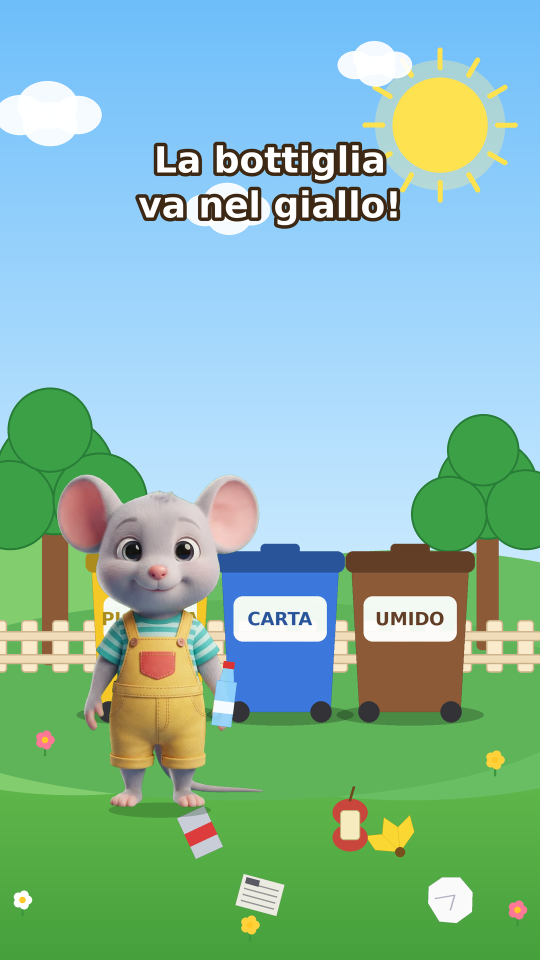
#> input picture parco/test2_10.png, 1080 x 1920 px (shown at 1/2 size)
$ python -i render2.py   (imports and definitions only)
#> lines starting #> are read from the running program, lines starting #| are printed output that depends on the picture
#!/usr/bin/env python3
"""Puliamo il parco! v3 - topolino reale (immagini AI Studio) sopra lo sfondo, storia solo del topolino."""
import math, sys, subprocess, json, os
from multiprocessing import Pool
from PIL import Image, ImageFilter, ImageFont
import render as R
from render import Cv, lerp, ease, W, H, FPS, K

DUR = 36.0
HERE = os.path.dirname(os.path.abspath(__file__))
# [1 line not run here, left out]

# ---------------------------------------------------------------- storia
# [1 line that did not run here, left out]
# [1 line that did not run here, left out]
# [1 line that did not run here, left out]
# [1 line that did not run here, left out]
BIN_S = 1.5

# (tipo, x, y, chi, t_raccolta, t_lancio, cestino)
ITEMS = [
 ("bottle", 200, 1720, "mouse", 8.6, 10.8, "giallo"),
 ("news",   520, 1790, "mouse", 12.2, 14.0, "blu"),
 ("peel",   800, 1700, "mouse", 15.4, 17.4, "marrone"),
 ("can",    400, 1665, "mouse", 18.8, 20.6, "giallo"),
 ("paper",  900, 1800, "mouse", 22.0, 24.0, "blu"),
 ("core",   700, 1650, "mouse", 25.2, 27.0, "marrone"),
]
FLY = 0.55
_V = [("n1", 0.6, "mouse", "Oh no! Quanti rifiuti nel parco!"),
      ("n2", 4.6, "mouse", "Ma io so cosa fare! Raccolgo tutto!"),
      ("n3", 9.0, "mouse", "La bottiglia va nel giallo!"),
      ("n4", 12.4, "mouse", "La carta va nel blu!"),
      ("n5", 15.6, "mouse", "La buccia va nel marrone!"),
      ("n6", 19.0, "mouse", "Ancora un po'!"),
      ("n7", 28.0, "mouse", "Il parco è pulito!"),
      ("n8", 30.6, "mouse", "Ciao ciao bambini!")]
# [1 line that did not run here, left out]

STAND = lambda ix, iy: (ix + 75, iy - 35)
BINSTAND = {"giallo": (330, 1600), "blu": (590, 1605), "marrone": (850, 1605)}
KF = [(0, -220, 1640), (2.0, 300, 1640), (8.0, 300, 1640)]
# [5 lines not run here, left out]
# elimina eventuali istanti non crescenti
_clean = [KF[0]]
# [2 lines not run here, left out]
KF = _clean

def pos(t):
    return R.interp(KF, t)

# ---------------------------------------------------------------- immagini
POSE = {}
def pose(name):
    if name not in POSE: POSE[name] = Image.open(os.path.join(HERE, f"assets/topo/{name}.png")).convert("RGBA")
    return POSE[name]

BINSPR = {}
# [25 lines left out: functions bin_sprite, paste_center_bottom, put_sprite, not called in this run]

def scale_at(y): return 0.74 * (0.9 + (y-1500)/1500*0.5)

# [38 lines left out: functions speaking, mouse_state, hand_of, bin_squash, not called in this run]

def frame(i):
    t = i / FPS
    img = R.get_bg().copy().convert("RGB")
    c = Cv(img)
    for cx, cy, sp_, sc_ in ((100, 230, 14, 1.0), (520, 420, 9, 0.8), (800, 130, 11, 0.7)):
        R.cloud(c, (cx + t*sp_) % (W+400) - 200, cy, sc_)
    sq = bin_squash(t)
    for key in R.BINS:
        sp = bin_sprite(key); bx = R.BINS[key][0]
        put_sprite(img, sp, bx, R.BIN_Y + 6, BIN_S*(1+0.06*sq.get(key, 0)), BIN_S*(1-0.08*sq.get(key, 0)))
    c = Cv(img)
    for kind, ix, iy, who, tp, tl, b in ITEMS:
        if t < tp: R.draw_item(c, kind, ix, iy, ang=(ix*7) % 50 - 25, s=1.25)
    # topolino
    x, y, sc, name, dirn, hop, rot, sq_, walking = mouse_state(t)
    c.e(x, y+4, 150*sc/0.56*0.55, 22*sc/0.56*0.55, (20, 60, 20, 70))
    sp = pose(name)
    if dirn < 0: sp = sp.transpose(Image.FLIP_LEFT_RIGHT)
    put_sprite(img, sp, x, y - hop, sc*K*sq_**-1, sc*K*sq_, rot)
    c = Cv(img)
    # oggetto in mano / in volo
    for kind, ix, iy, who, tp, tl, b in ITEMS:
        if tp <= t < tl:
            hx, hy = hand_of(x, y, sc, dirn, hop)
            R.draw_item(c, kind, hx, hy - 20, ang=math.sin(t*9)*8, s=1.0)
        elif tl <= t < tl + FLY:
            xs, ys, scs, _, ds, hp, _, _, _ = mouse_state(tl)
            hx, hy = hand_of(xs, ys, scs, ds, 0)
            bx, by = R.BINS[b][0], R.BIN_Y - 285
            u = (t - tl) / FLY
            R.draw_item(c, kind, lerp(hx, bx, u), lerp(hy-20, by, u) - 260*math.sin(u*math.pi), ang=u*540, s=1.0*(1-0.3*u))
        if tl + FLY <= t < tl + FLY + 0.5:
            u = (t-tl-FLY)/0.5; bx = R.BINS[b][0]
            for k in range(6):
                a = k*math.pi/3 + 0.4
                c.e(bx+math.cos(a)*(30+100*u), R.BIN_Y-300+math.sin(a)*(30+100*u)-40*u, 10*(1-u)+2, 10*(1-u)+2, (255, 235, 90, int(255*(1-u))))
    # fiori e farfalle alla fine
    if t > 27.0:
        g = ease((t-27.0)/2.0)
        for fx, fy, col in ((140, 1640, (255, 110, 150)), (300, 1810, (255, 220, 70)), (470, 1720, (255, 255, 255)),
                            (650, 1800, (190, 140, 255)), (820, 1690, (255, 110, 150)), (990, 1770, (255, 220, 70)),
                            (70, 1860, (190, 140, 255)), (700, 1880, (255, 110, 150))):
            R.flower(c, fx, fy-20, 1.4*g, col)
        for k in range(4):
            bx = 200 + k*220 + math.sin(t*1.7 + k)*70; by = 1000 + k*60 + math.cos(t*2.3 + k)*50
            wv = abs(math.sin(t*14 + k)); col = ((255, 140, 200), (255, 190, 70), (140, 200, 255), (200, 160, 255))[k]
            c.e(bx-18*wv-4, by, 20*wv+4, 26, col); c.e(bx+18*wv+4, by, 20*wv+4, 26, col)
            c.l([(bx, by-12), (bx, by+14)], (80, 60, 70), 5)
    # sottotitoli
    for k, t0, who, txt, dur in VOICES:
        if t0 - 0.05 <= t <= t0 + dur + 0.35:
            a = int(255 * min(1, (t-t0+0.05)/0.15))
            f = ImageFont.truetype(R.FONT, 72*K)
            bb = c.d.textbbox((0, 0), txt, font=f, anchor="mm", stroke_width=6*K)
            lines = [txt]
            if (bb[2]-bb[0])/K > 960:
                words = txt.split(); half = len(words)//2; lines = [" ".join(words[:half]), " ".join(words[half:])]
            yy = 360 if len(lines) == 1 else 320
            for ln in lines:
                c.t(ln, W/2, yy, 72, (255, 255, 255, a), (60, 40, 20, a), 7); yy += 90
            break
    if t < 3:
        a = int(255 * min(1, (3-t)/0.6))
        c.t("PULIAMO IL PARCO!", W/2, 140, 70, (255, 255, 255, a), (230, 90, 60, a), 10)
    if t > 33.2:
        u = ease((t-33.2)/0.6)
        img = Image.blend(img, Image.new("RGB", (W*K, H*K), (255, 245, 210)), 0.92*u); c = Cv(img)
        by = 520 + (1-u)*60
        c.t("Ricicla anche tu!", W/2, by, 86, (60, 160, 70), (255, 255, 255), 8)
        for j, key in enumerate(("giallo", "blu", "marrone")):
            c.e(240+j*300, by+150, 70, 70, R.BINS[key][1], (255, 255, 255), 6)
        c.t("Plastica  ·  Carta  ·  Umido", W/2, by+300, 52, (90, 70, 50))
        c.t("Bambini Ciao Ciao", W/2, by+450, 92, (230, 90, 60), (255, 255, 255), 8)
        c.t("Un nuovo video ogni settimana!", W/2, by+550, 46, (110, 90, 70))
        put_sprite(img, pose("braccia_su"), W/2, 1800 - abs(math.sin(t*5))*30, 0.72*K, 0.72*K)
    return img.convert("RGB").resize((W, H), Image.LANCZOS).tobytes()

# [14 lines not run here, left out]

>>> import cv2
>>> picture = cv2.imread('test2_10.png', cv2.IMREAD_GRAYSCALE)
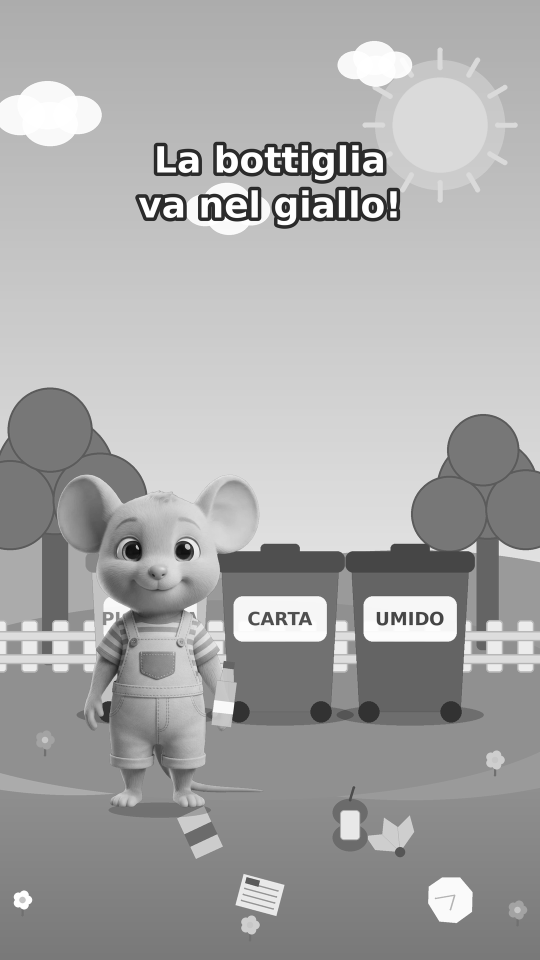
#> picture: shape (1920, 1080) (shown at 1/2 size); min 0, max 255, mean 168
#> (the run stopped early here; a loop or call above may not have finished)
